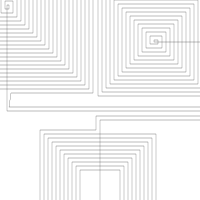

The Python source for this figure:
import drawsvg as draw
from numpy import array

class GloveMaker:

    def GenerateGlove(name):
        d = draw.Drawing(200, 200, origin='center', displayInline = False)
        p = draw.Path(stroke_width = 0.202, stroke = 'black', fill_opacity = "0")
        glove_circuit = GloveMaker()
        glove_circuit.makeGlove(p)
        d.append(p)
        d.save_svg(name + ".svg")

    def makeGlove(self, path):
        '''
        The Scale Limit: 9cm * 9cm (360 * 360)
        '''
        # Main Line 
        ## node1
        path.M(40, -160)
        path.L(40, -170)
        path.L(30, -170)
        path.L(30, -160)
        ## node2
        path.L(120, -160)
        path.L(120, -170)
        path.L(110, -170)
        path.L(110, -160)
        path.L(160, -160)
        ## node3
        path.L(160, 16)
        path.L(170, 16)
        path.L(170, 6)
        path.L(160, 6)
        path.L(160, 20)
        path.L(0, 20)
        ## phone coil
        self.stitchCoil(path, 10, [0, 90], [40, 40], [4, 4], 4)
        path.L(-4, 16)
        path.L(140, 16)
        ## node4
        path.L(140, 6)
        path.L(130, 6)
        path.L(130, 16)
        path.L(140, 16)
        path.L(140, -140)
        ## node5
        path.L(110, -140)
        path.L(110, -130)
        path.L(120, -130)
        path.L(120, -140)
        ## middle coil
        self.stitchCoil(path, 3, [12, -140], [4, 4], [4, 4], 1)
        path.L(26, -144)
        path.L(26, -160)
        ## node6
        path.L(0, -160)
        path.L(0, -170)
        path.L(10, -170)
        path.L(10, -160)

        # Index Coil From node5
        path.M(115, -140)
        path.L(115, -126)
        path.L(136, -126)
        path.L(136, -58)
        self.stitchCoil(path, 14, [56, -58], [4, 4], [4, 4], 1)
        path.L(132, -62)
        path.L(132, -122)
        path.L(80, -122)
        path.L(80, -180)
        path.L(90, -180)
        path.L(90, -170)
        path.L(80, -170)

        # Thumb Coil From node4
        path.M(140, 11)
        path.L(-93, 11)
        self.stitchCoil(path, 21, [-93, -93], [4, 4], [4, 4], 2)
        path.L(-91, 7)
        path.L(120, 7)
        path.L(120, -24)
        path.L(180, -24)
        path.L(180, -14)
        path.L(170, -14)
        path.L(170, -24)
        
    def stitchCoil(self, path, n_turns, centers, din, spacing, direction):
        '''
        direction: 1 for left, 2 for up, 3 for right, 4 for down
        '''
        next_top_left_corner = array([centers[0] - din[0]/2, centers[1] - din[1]/2])
        next_bot_right_corner = array([centers[0] + din[0]/2, centers[1] + din[1]/2])
        path.L(centers[0], centers[1])

        if direction == 1:
            path.L(next_top_left_corner[0], centers[1])
            for turn in range(0, n_turns + 1):
                path.L(next_top_left_corner[0], next_top_left_corner[1])
                path.L(next_bot_right_corner[0], next_top_left_corner[1])
                if turn == n_turns:
                    path.L(next_bot_right_corner[0], centers[1] - spacing[1])
                else:
                    path.L(next_bot_right_corner[0], next_bot_right_corner[1])
                    path.L(next_top_left_corner[0] - spacing[0], next_bot_right_corner[1])
                next_top_left_corner -= spacing
                next_bot_right_corner += spacing
        elif direction == 2:
            path.L(centers[0], next_top_left_corner[1])
            for turn in range(0, n_turns + 1):
                path.L(next_bot_right_corner[0], next_top_left_corner[1])
                path.L(next_bot_right_corner[0], next_bot_right_corner[1])
                if turn == n_turns:
                    path.L(centers[0] + spacing[0], next_bot_right_corner[1])
                else:
                    path.L(next_top_left_corner[0], next_bot_right_corner[1])
                    path.L(next_top_left_corner[0], next_top_left_corner[1] - spacing[1])
                next_top_left_corner -= spacing
                next_bot_right_corner += spacing
        elif direction == 3:
            path.L(next_bot_right_corner[0], centers[1])
            for turn in range(0, n_turns + 1):
                path.L(next_bot_right_corner[0], next_bot_right_corner[1])
                path.L(next_top_left_corner[0], next_bot_right_corner[1])
                if turn == n_turns:
                    path.L(next_top_left_corner[0], centers[1] + spacing[1])
                else:
                    path.L(next_top_left_corner[0], next_top_left_corner[1])
                    path.L(next_bot_right_corner[0] + spacing[0], next_top_left_corner[1])
                next_top_left_corner -= spacing
                next_bot_right_corner += spacing
        else:
            path.L(centers[0], next_bot_right_corner[1])
            for turn in range(0, n_turns + 1):
                path.L(next_top_left_corner[0], next_bot_right_corner[1])
                path.L(next_top_left_corner[0], next_top_left_corner[1])
                if turn == n_turns:
                    path.L(centers[0] - spacing[0], next_top_left_corner[1])
                else:
                    path.L(next_bot_right_corner[0], next_top_left_corner[1])
                    path.L(next_bot_right_corner[0], next_bot_right_corner[1] + spacing[1])
                next_top_left_corner -= spacing
                next_bot_right_corner += spacing

if __name__=="__main__":
    GloveMaker.GenerateGlove("glove")
